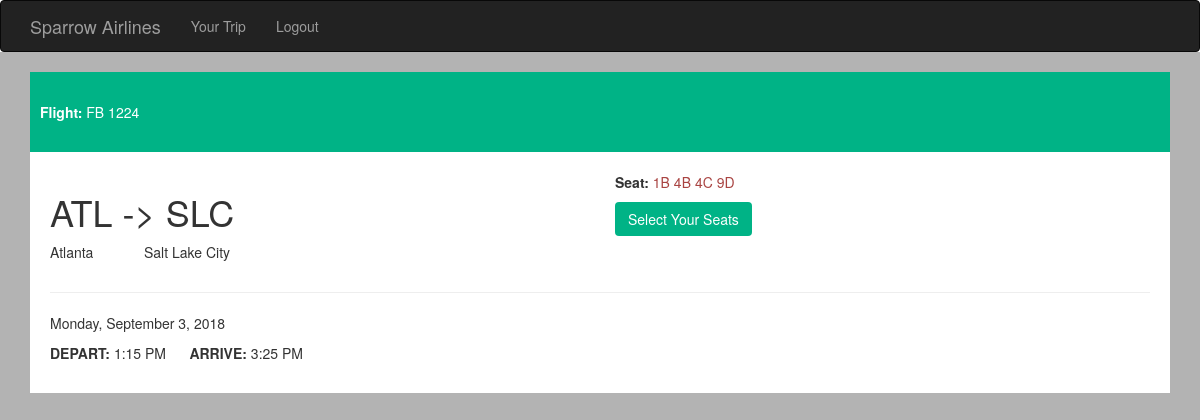
Before: /trip with the older database file.
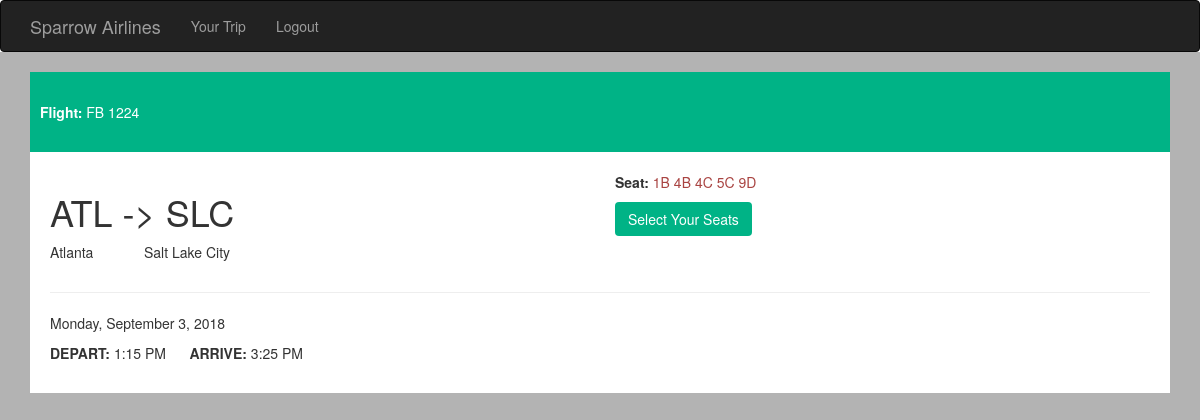
After: the same page with the newer database file.
### tables this page shows
CREATE TABLE seat(id int primary key, aisle varchar(2), row int, isOpen int, seatClass varchar(30), price float, user_id int NULL);

### routes.py (the view)
@app.route("/trip", methods=['GET'])
def trip():
    seats = execute_sql('SELECT * FROM seat ORDER BY row, aisle')
    return render_template("trip.html", seats=seats)

### routes.py (called while the page is built)
def open_connection():
    connection = getattr(g, '_connection', None)
    if connection is None:
        connection = g._connection = sqlite3.connect(PATH)
        connection.row_factory = sqlite3.Row
    return connection

def execute_sql(sql, values=(), commit=False, single=False):
    connection = open_connection()
    cursor = connection.execute(sql, values)
    if commit:
        results = connection.commit()
    else:
        results = cursor.fetchone() if single else cursor.fetchall()
    cursor.close()
    return results

@app.teardown_appcontext
def close_connection(exception):
    connection = getattr(g, '_connection', None)
    if connection is not None:
        connection.close()

### templates/trip.html (shortened to what this page needs)
{% extends "layouts.html" %}
{% from 'macros.html' import displaySeat, displaySeats with context %}
{% block content %}
<main class="trip">
        <div class="container">
            <br>
            <div class="card">
                <div class="card-header bg-accent text-white p-3">
                    <br><strong>Flight: </strong> FB 1224 <br> <br>
                </div>
                <div class="card-body">
                    <div class="row">
                        <div class="col-md-6">
                            <h1 class="card-title">ATL -> SLC</h1>
                            <p>Atlanta &nbsp&nbsp&nbsp&nbsp&nbsp&nbsp&nbsp&nbsp&nbsp&nbsp&nbsp Salt Lake City</p>
                        </div>
                        <div class="col-md-6">
                            <p><strong> Seat:</strong>
                                 {% for seat in seats %}
                                        {% if(seat['isOpen'] == 0) %}
                                             <a class="text-danger"
                                                   href="{{ url_for('seats') }}">
                                                    {{ seat['row'] }}{{ seat['aisle'] }}</a>
                                        {% endif %}
                                {% endfor %}
                            </p>
        <a href="{{ url_for('seats')}}" class="btn btn-accent">Select Your Seats</a>
                        </div>
                    </div>
                    <hr/>
                    <p>Monday, September 3, 2018</p>
                    <p><strong>DEPART:</strong> 1:15 PM &nbsp&nbsp&nbsp&nbsp
                        <strong>ARRIVE: </strong> 3:25 PM</p>
                </div>
            </div>
        </div>
    </main>
{% endblock %}

Changed rows visible on the page:
now on this page (row edited): seat: row "5", aisle "C"
